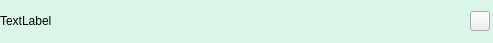
<?xml version="1.0" encoding="UTF-8"?>
<ui version="4.0">
 <class>FriendLabel</class>
 <widget class="QWidget" name="FriendLabel">
  <property name="geometry">
   <rect>
    <x>0</x>
    <y>0</y>
    <width>493</width>
    <height>43</height>
   </rect>
  </property>
  <property name="minimumSize">
   <size>
    <width>0</width>
    <height>43</height>
   </size>
  </property>
  <property name="maximumSize">
   <size>
    <width>16777215</width>
    <height>43</height>
   </size>
  </property>
  <property name="windowTitle">
   <string>Form</string>
  </property>
  <property name="styleSheet">
   <string notr="true">#FriendLabel {
	background: #daf6e7;
    color: #48bf56;
    border-radius: 10px;
} </string>
  </property>
  <layout class="QHBoxLayout" name="horizontalLayout">
   <property name="spacing">
    <number>0</number>
   </property>
   <property name="leftMargin">
    <number>0</number>
   </property>
   <property name="topMargin">
    <number>0</number>
   </property>
   <property name="rightMargin">
    <number>0</number>
   </property>
   <property name="bottomMargin">
    <number>0</number>
   </property>
   <item>
    <widget class="QLabel" name="tip_lb">
     <property name="minimumSize">
      <size>
       <width>0</width>
       <height>20</height>
      </size>
     </property>
     <property name="maximumSize">
      <size>
       <width>16777215</width>
       <height>20</height>
      </size>
     </property>
     <property name="text">
      <string>TextLabel</string>
     </property>
    </widget>
   </item>
   <item>
    <widget class="QWidget" name="close_wid" native="true">
     <property name="minimumSize">
      <size>
       <width>25</width>
       <height>25</height>
      </size>
     </property>
     <property name="maximumSize">
      <size>
       <width>25</width>
       <height>25</height>
      </size>
     </property>
     <layout class="QHBoxLayout" name="horizontalLayout_2">
      <property name="spacing">
       <number>0</number>
      </property>
      <property name="leftMargin">
       <number>0</number>
      </property>
      <property name="topMargin">
       <number>0</number>
      </property>
      <property name="rightMargin">
       <number>0</number>
      </property>
      <property name="bottomMargin">
       <number>0</number>
      </property>
      <item>
       <widget class="QPushButton" name="close_btn">
        <property name="minimumSize">
         <size>
          <width>20</width>
          <height>20</height>
         </size>
        </property>
        <property name="maximumSize">
         <size>
          <width>20</width>
          <height>20</height>
         </size>
        </property>
        <property name="text">
         <string/>
        </property>
       </widget>
      </item>
     </layout>
    </widget>
   </item>
  </layout>
 </widget>
 <resources/>
 <connections/>
</ui>
